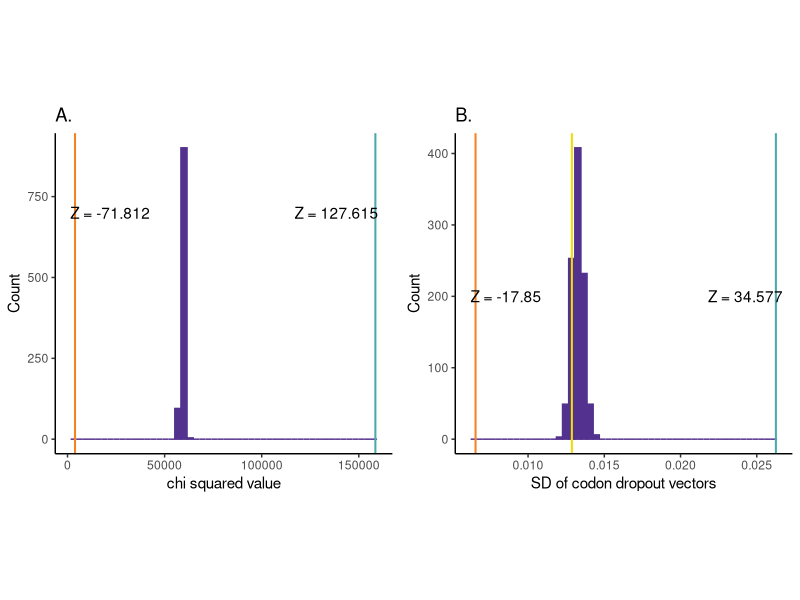

Here is the R script that generated this plot:
library(gridExtra)
library(grid)
library(ggplot2)
library(lattice)
library(ggrepel)
library(ggpubr)


data2 <- read.csv("Cambray_codondrop_LOR.csv",header = T)
attach(data2)
vals <- unlist(data2$mean_LOR_not)
C_sd_fullset = sd(vals)


data1 <- read.csv("Cambray_codondrop_LOR_Mantel_sds.csv", header = T)

attach(data1)

sds <- unlist(data1$sd)

sds.obs <- sds[1]


#from python script getNull.py
null <- 0.006555275572412394

#now get all rands but observed
sds.rand <- sds[-1]

xmax <- max(sds.rand)
    

z = round((sds.obs - mean(sds.rand))/sd(sds.rand), 3)
textforplot = paste('Z = ', z, sep="")

z_null_C = round((null- mean(sds.rand))/sd(sds.rand), 3)
textforplot_null = paste('Z = ', z_null_C, sep="")


df <- data.frame(x = sds.rand)

p8b <- ggplot(df, aes(x=x)) + 
#geom_histogram(colour=4, fill= "#53318E", bins=50) + 
#geom_histogram(colour="#9060B0", fill= "#53318E", bins=50) + 
geom_histogram(colour="#53318E", fill= "#53318E", bins=50) + 
geom_vline(xintercept = sds.obs, color="#4DA9AB", linewidth=0.7) + 
ggtitle("B.")+ 
geom_vline(xintercept = C_sd_fullset, color="#EFDD08", linewidth=0.7) + 
geom_vline(xintercept = null, color="#F68224", linewidth=0.7) + 
theme(aspect.ratio=1) +theme_classic() + 
xlab("SD of codon dropout vectors") +ylab("Count")+ 
annotate("text", x = sds.obs-0.002, y=200, label = textforplot)+ 
annotate("text", x = null+0.002, y=200, label = textforplot_null)
  


data1a <- read.csv("Rand_chi_Efromfreq.csv", header = T)

attach(data1a)

chi <- unlist(data1a$chi)

chi.obs <- chi[1]

#  from theory E(chi) = df(chi), with 3660 
nullchi <- 3660 -1
#from chi squared table get 0.05 sign with 

one_percent = qchisq(p = .01, df = nullchi, lower.tail = FALSE)


#now get all rands but observed
chi.rand <- chi[-1]

xmax <- max(chi.rand)
    

z = round((chi.obs - mean(chi.rand))/sd(chi.rand), 3)
textforplotchi = paste('Z = ', z, sep="")

z_null_C = round((nullchi- mean(chi.rand))/sd(chi.rand), 3)
textforplot_nullchi = paste('Z = ', z_null_C, sep="")


df <- data.frame(x = chi.rand)

p8a <- ggplot(df, aes(x=x)) + 
#geom_histogram(colour=4, fill= "#53318E", bins=100) + 
#geom_histogram(colour="#9060B0", fill= "#53318E", bins=50) + 
geom_histogram(colour="#53318E", fill= "#53318E", bins=50) + 
geom_vline(xintercept = chi.obs, color="#4DA9AB", linewidth=0.7) + 
#geom_vline(xintercept = nullchi, color="#EFDD08")+ 
ggtitle("A.")+ 
geom_vline(xintercept = one_percent, color="#F68224", linewidth=0.7) + 
theme(aspect.ratio=1) +
theme_classic() + 
xlab("chi squared value") +ylab("Count")+ 
annotate("text", x = chi.obs-20000, y=700, label = textforplotchi)+ 
annotate("text", x = 22000, y=700, label = textforplot_nullchi)
  


pdf("Fig5.pdf", height = 5, width = 10)

grid.arrange(
	grobs = list(p8a, p8b),
	widths = c(1,1),
	heights = c(1),
	layout_matrix = rbind(c(1,2)),
	respect=TRUE
	)

dev.off()


